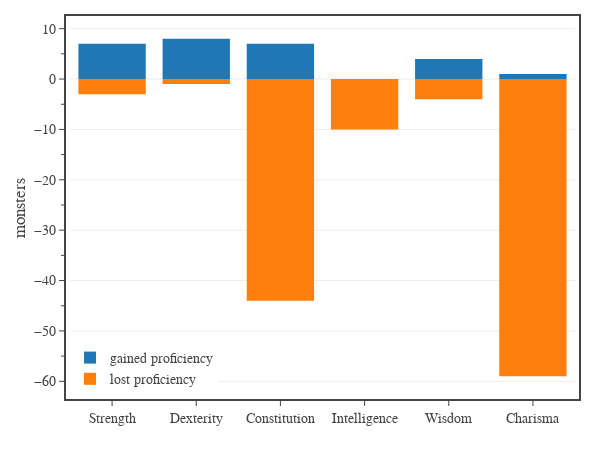

Here is the notebook cell this chart was saved with:
### Code cell
# Fig. 7: number of monsters who gained or lost saving throw proficiencies
# create figure
fig = go.Figure(
    layout=go.Layout(
        template=tfb.FIG_TEMPLATE,
        margin=dict(l=70, r=25, b=55, t=20, pad=4),
        barmode='relative',
        #xaxis=dict(title_text='change'),
        yaxis=dict(
            title_text='monsters',
            #range=[0,100],
            tick0=0, dtick=10,
            minor=dict(tick0=0, dtick=5),
        ),
        legend=dict(
            xanchor='left', yanchor='bottom',
            x=0.00, y=0.00,
            orientation='v',
            tracegroupgap=0,
            traceorder='normal',
        )
    )
)

names = ['Strength','Dexterity','Constitution','Intelligence','Wisdom','Charisma']
stats = [
    'Str Save Prof','Dex Save Prof','Con Save Prof',
    'Int Save Prof','Wis Save Prof','Cha Save Prof',
]

df1 = df0[df0['Book'].isin(['MM','MM (2024)']) & df0['Legendary'].isin(['N','L','LL'])]
dfMP = pd.pivot_table(df1, 
    values=['HP'] + stats, 
    index=['Monster', 'CR'], columns=['Book']).reset_index()
dfMP = dfMP[dfMP['HP']['MM'].isna() == False]
dfMP = dfMP[dfMP['HP']['MM (2024)'].isna() == False]
m_count = dfMP.shape[0]

data = {}
for name, stat in zip(names, stats):
    data[name] = np.sum((dfMP[stat]['MM (2024)'] - dfMP[stat]['MM']) > 0)

fig.add_trace(go.Bar(
    #x=np.array([k[0:3] for k in data.keys()]),
    x=np.array(names),
    y=np.array(list(data.values()))*(1), #(100/m_count),
    name='gained proficiency',
    hovertemplate = ''
        + '%{y:,.0f} gained proficiency'
        + '<extra></extra>'
))

data = {}
for stat in stats:
    data[stat] = np.sum((dfMP[stat]['MM (2024)'] - dfMP[stat]['MM']) < 0)

fig.add_trace(go.Bar(
    #x=np.array([k[0:3] for k in data.keys()]),
    x=np.array(names),
    y=np.array(list(data.values()))*(-1), #(-100/m_count),
    customdata=np.array(list(data.values())),
    name='lost proficiency',
    hovertemplate = ''
        + '%{customdata:,.0f} lost proficiency'
        + '<extra></extra>'
))

# show figure
fig.update_layout(width=600, height=450, hovermode='x unified')
fig.show(config=tfb.FIG_CONFIG)

# save figures
if SAVEFIGS:
    fig.update_layout(autosize=True, width=None, height=None)
    tfb.save_fig_html(fig, format='large', name=f'./fig-sp-delta-by-ability-large')
    fig.update_xaxes(tickmode='array', tickvals=names, ticktext=[n[0:3] for n in names])
    tfb.save_fig_html(fig, format='small', name=f'./fig-sp-delta-by-ability-small')

### Figure 1 — Plotly figure (JSON) as saved in the notebook; plotly's stock layout.template omitted (floating-point values rounded to 4 significant figures)
{"data": [{"hovertemplate": "%{y:,.0f} gained proficiency<extra></extra>", "name": "gained proficiency", "type": "bar", "x": ["Strength", "Dexterity", "Constitution", "Intelligence", "Wisdom", "Charisma"], "y": [7, 8, 7, 0, 4, 1]}, {"customdata": [3, 1, 44, 10, 4, 59], "hovertemplate": "%{customdata:,.0f} lost proficiency<extra></extra>", "name": "lost proficiency", "type": "bar", "x": ["Strength", "Dexterity", "Constitution", "Intelligence", "Wisdom", "Charisma"], "y": [-3, -1, -44, -10, -4, -59]}], "layout": {"barmode": "relative", "height": 450, "hovermode": "x unified", "legend": {"orientation": "v", "tracegroupgap": 0, "traceorder": "normal", "x": 0, "xanchor": "left", "y": 0, "yanchor": "bottom"}, "margin": {"b": 55, "l": 70, "pad": 4, "r": 25, "t": 20}, "width": 600, "yaxis": {"dtick": 10, "minor": {"dtick": 5, "tick0": 0}, "tick0": 0, "title": {"text": "monsters"}}}}
